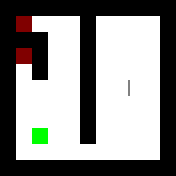

A 2D game scene composited from a Tiled map and its tileset images. What follows is a short description and the map's XML, with every tile layer's data as written:
An orthogonal 11x11 tile map with 16x16 px tiles, 3 tile layers (Layer1, Layer2, Layer3).

<map version="1.0" orientation="orthogonal" renderorder="right-down" width="11" height="11" tilewidth="16" tileheight="16" nextobjectid="1">
 <tileset firstgid="1" source="../Tiles.tsx" />
 <layer name="Layer1" width="11" height="11">
  <data encoding="csv">
1,1,1,1,1,1,1,1,1,1,1,
1,5,5,5,5,1,5,5,5,5,1,
1,1,1,5,5,1,5,5,5,5,1,
1,5,1,5,5,1,5,5,5,5,1,
1,5,1,5,5,1,5,5,5,5,1,
1,5,5,5,5,1,5,5,5,5,1,
1,5,5,5,5,1,5,5,5,5,1,
1,5,5,5,5,1,5,5,5,5,1,
1,5,5,5,5,1,5,5,5,5,1,
1,5,5,5,5,5,5,5,5,5,1,
1,1,1,1,1,1,1,1,1,1,1
</data>
 </layer>
 <layer name="Layer2" width="11" height="11">
  <data encoding="csv">
0,0,0,0,0,0,0,0,0,0,0,
0,3,0,0,0,0,0,0,0,0,0,
0,0,0,0,0,0,0,0,0,0,0,
0,3,0,0,0,0,0,0,0,0,0,
0,0,0,0,0,0,0,0,0,0,0,
0,0,0,0,0,0,0,0,0,0,0,
0,0,0,0,0,0,0,0,0,0,0,
0,0,0,0,0,0,0,0,0,0,0,
0,0,4,0,0,0,0,0,0,0,0,
0,0,0,0,0,0,0,0,0,0,0,
0,0,0,0,0,0,0,0,0,0,0
</data>
 </layer>
 <layer name="Layer3" width="11" height="11">
  <data encoding="csv">
0,0,0,0,0,0,0,0,0,0,0,
0,0,0,0,0,0,0,0,0,0,0,
0,0,0,0,0,0,0,0,0,0,0,
0,0,0,0,0,0,0,0,0,0,0,
0,0,0,0,0,0,0,0,0,0,0,
0,0,0,0,0,0,0,0,10,0,0,
0,0,0,0,0,0,0,0,0,0,0,
0,0,0,0,0,0,0,0,0,0,0,
0,0,0,0,0,0,0,0,0,0,0,
0,0,0,0,0,0,0,0,0,0,0,
0,0,0,0,0,0,0,0,0,0,0
</data>
 </layer>
</map>
